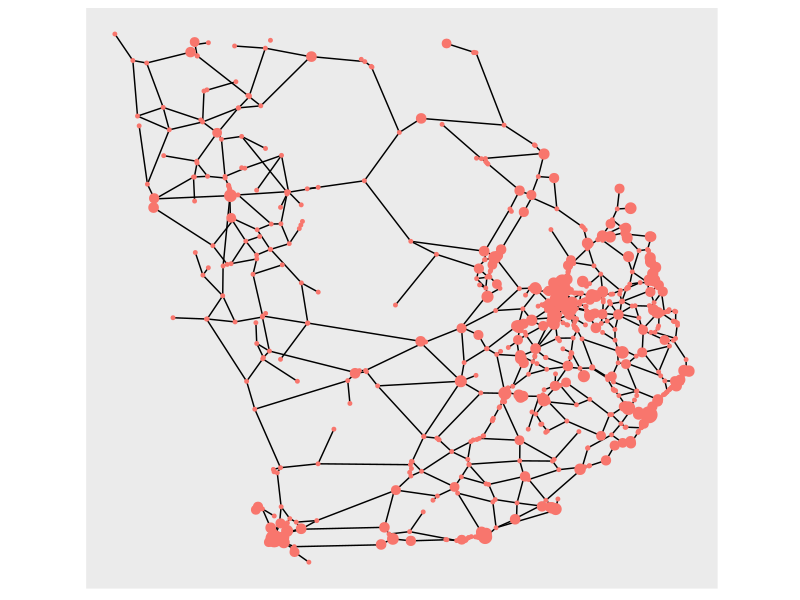

Here is the R script that generated this plot: (Note: this script raises an error after producing the figure.)
## ---- chunk 1
#| include = FALSE
rm(list=ls()) # clear working space
## ---- chunk 2
#| warning: false

# Load required packages
library(igraph)    # for network analysis
library(ggplot2)   # for data visualization
library(ggraph)    # for graph visualization
library(patchwork) # for arranging plots
library(tidygraph) # for tidy data handling with graphs
library(RColorBrewer) # for color palettes
library(rnaturalearth) # for natural earth map data
library(sf)        # for spatial data manipulation
## ---- chunk 3
# Read CSV data for edges from a specified URL
df_edges <- read.csv("./data/AfricaNetworkEdges.csv")

# Read CSV data for nodes from a specified URL, specifying UTF-8 encoding for special characters
df_nodes <- read.csv("./data/AfricaNetworkNodes.csv", encoding='UTF-8')
## ---- chunk 4
# Subset the df_nodes data frame to include only rows where Region is "South"
df_nodes <- subset(df_nodes, Region == "South")
## ---- chunk 5
# Subset df_edges to include only rows where 'from' column values are in df_nodes$Agglomeration_ID
df_edges <- subset(df_edges, from %in% df_nodes$Agglomeration_ID)

# Subset df_edges to include only rows where 'to' column values are in df_nodes$Agglomeration_ID
df_edges <- subset(df_edges, to %in% df_nodes$Agglomeration_ID)
## ---- chunk 6
# Create an igraph graph 'G' from data frames 'df_edges' and 'df_nodes'
G <- graph_from_data_frame(d = df_edges,
                           vertices = df_nodes,
                           directed = FALSE)
## ---- chunk 7
# Set node sizes in the graph 'G' based on a function of population size
V(G)$size <- 0.5*(V(G)$Pop2015/10000)^0.4

# Create a custom layout data frame with node names, x-coordinates, and y-coordinates
custom_layout <- data.frame(
  name = V(G)$name,  # Node names from the graph
  x = df_nodes$x,    # Custom x-coordinates
  y = df_nodes$y    # Custom y-coordinates
)

# Plot the graph 'G' with specific visual attributes
plotG <- ggraph(as_tbl_graph(G), custom_layout) +
  geom_edge_link() +
  geom_node_point(aes(colour="red", size=V(G)$size)) +
  theme(legend.position = "none") +
  coord_fixed()

# Display the graph plotG
plotG
## ---- chunk 8
# Download world map data with specified parameters
world <- ne_download(scale = "small", category = "cultural", type = "admin_0_countries", returnclass = "sf")

# Define a vector of target countries
target_countries <- c("Botswana", "eSwatini", "Lesotho", "Namibia", "South Africa")

# Subset the world map data to include only the target countries
world_subset <- world[world$SOVEREIGNT %in% target_countries, ]
## ---- chunk 9
# Plot the graph 'G' with specific visual attributes
plotG <- ggraph(as_tbl_graph(G), custom_layout) +
  geom_edge_link() +
  geom_node_point(aes(colour="red", size=V(G)$size)) +
  theme(legend.position = "none") +
  geom_sf(data = world_subset, fill = NA, color = "black") 

# Display the graph plotG
plotG
## ---- chunk 10
# Create a copy of df_nodes named df_nodes_perco_60
df_nodes_perco_60 <- df_nodes

# Subset df_edges to include only rows where timeUCB is less than 60
df_edges_perco_60 <- subset(df_edges, timeUCB < 60)

# Create a graph G_perco_60 from the modified data frames
G_perco_60 <- graph_from_data_frame(d = df_edges_perco_60,
                                    vertices = df_nodes_perco_60,
                                    directed = FALSE)
## ---- chunk 11
# Create a copy of df_nodes named df_nodes_perco_120
df_nodes_perco_120 <- df_nodes

# Subset df_edges to include only rows where timeUCB is less than 120
df_edges_perco_120 <- subset(df_edges, timeUCB < 120)

# Create a graph G_perco_120 from the modified data frames
G_perco_120 <- graph_from_data_frame(d = df_edges_perco_120,
                                    vertices = df_nodes_perco_120,
                                    directed = FALSE)
## ---- chunk 12
# Create a copy of df_nodes named df_nodes_perco_180
df_nodes_perco_180 <- df_nodes

# Subset df_edges to include only rows where timeUCB is less than 180
df_edges_perco_180 <- subset(df_edges, timeUCB < 180)

# Create a graph G_perco_180 from the modified data frames
G_perco_180 <- graph_from_data_frame(d = df_edges_perco_180,
                                    vertices = df_nodes_perco_180,
                                    directed = FALSE)
## ---- chunk 13
# Find connected components in G_perco_60
component_info_60 <- components(G_perco_60)

# Create a data frame with node names and their corresponding connected component IDs
df_nodes_perco_60$component_ID <- component_info_60$membership

# Define a color palette for connected components (replace with your own colors if desired)
component_colors_60 <- sample(rainbow(component_info_60$no), replace=FALSE)

# Assign colors to nodes based on their connected component
node_colors_60 <- component_colors_60[component_info_60$membership]

# Add color information to the df_nodes_perco_60 data frame
df_nodes_perco_60$color <- node_colors_60

# Calculate and add degree information to the df_nodes_perco_60 data frame
df_nodes_perco_60$degree <- degree(G_perco_60)

# Set nodes with degree 0 to gray color
df_nodes_perco_60$color[df_nodes_perco_60$degree == 0] <- "gray"

# Set node sizes in G_perco_60 based on a function of population size
V(G_perco_60)$size <- 0.5*(V(G_perco_60)$Pop2015/10000)^0.4

# Create a custom layout data frame with node names, x-coordinates, and y-coordinates
custom_layout <- data.frame(
  name = V(G_perco_60)$name,  # Node names from the graph
  x = df_nodes_perco_60$x,    # Custom x-coordinates
  y = df_nodes_perco_60$y     # Custom y-coordinates
)

# Plot the graph 'G_perco_60' with specific visual attributes
plot_60 <- ggraph(as_tbl_graph(G_perco_60), custom_layout) +
  geom_edge_link() +
  geom_node_point(aes(color = df_nodes_perco_60$color, 
                      size = V(G_perco_60)$size)) +
  scale_color_identity() +
  theme(legend.position = "none") +
  geom_sf(data = world_subset, fill = NA, color = "black") +
  labs(title = "timeUCB < 60")

## ---- chunk 14

# Find connected components in G_perco_120
component_info_120 <- components(G_perco_120)

# Create a data frame with node names and their corresponding connected component IDs
df_nodes_perco_120$component_ID <- component_info_120$membership

# Define a color palette for connected components (replace with your own colors if desired)
component_colors_120 <- sample(rainbow(component_info_120$no), replace=FALSE)

# Assign colors to nodes based on their connected component
node_colors_120 <- component_colors_120[component_info_120$membership]

# Add color information to the df_nodes_perco_120 data frame
df_nodes_perco_120$color <- node_colors_120

# Calculate and add degree information to the df_nodes_perco_120 data frame
df_nodes_perco_120$degree <- degree(G_perco_120)

# Set nodes with degree 0 to gray color
df_nodes_perco_120$color[df_nodes_perco_120$degree == 0] <- "gray"

# Set node sizes in G_perco_120 based on a function of population size
V(G_perco_120)$size <- 0.5*(V(G_perco_120)$Pop2015/10000)^0.4

# Create a custom layout data frame with node names, x-coordinates, and y-coordinates
custom_layout <- data.frame(
  name = V(G_perco_120)$name,  # Node names from the graph
  x = df_nodes_perco_120$x,    # Custom x-coordinates
  y = df_nodes_perco_120$y     # Custom y-coordinates
)

# Plot the graph 'G_perco_120' with specific visual attributes
plot_120 <- ggraph(as_tbl_graph(G_perco_120), custom_layout) +
  geom_edge_link() +
  geom_node_point(aes(color = df_nodes_perco_120$color, 
                      size = V(G_perco_120)$size)) +
  scale_color_identity() +
  theme(legend.position = "none") +
  geom_sf(data = world_subset, fill = NA, color = "black") +
  labs(title = "timeUCB < 120")

## ---- chunk 15
# Find connected components in G_perco_180
component_info_180 <- components(G_perco_180)

# Create a data frame with node names and their corresponding connected component IDs
df_nodes_perco_180$component_ID <- component_info_180$membership

# Define a color palette for connected components (replace with your own colors if desired)
component_colors_180 <- sample(rainbow(component_info_180$no), replace=FALSE)

# Assign colors to nodes based on their connected component
node_colors_180 <- component_colors_180[component_info_180$membership]

# Add color information to the df_nodes_perco_180 data frame
df_nodes_perco_180$color <- node_colors_180

# Calculate and add degree information to the df_nodes_perco_180 data frame
df_nodes_perco_180$degree <- degree(G_perco_180)

# Set nodes with degree 0 to gray color
df_nodes_perco_180$color[df_nodes_perco_180$degree == 0] <- "gray"

# Set node sizes in G_perco_180 based on a function of population size
V(G_perco_180)$size <- 0.5*(V(G_perco_180)$Pop2015/10000)^0.4

# Create a custom layout data frame with node names, x-coordinates, and y-coordinates
custom_layout <- data.frame(
  name = V(G_perco_180)$name,  # Node names from the graph
  x = df_nodes_perco_180$x,    # Custom x-coordinates
  y = df_nodes_perco_180$y     # Custom y-coordinates
)

# Plot the graph 'G_perco_180' with specific visual attributes
plot_180 <- ggraph(as_tbl_graph(G_perco_180), custom_layout) +
  geom_edge_link() +
  geom_node_point(aes(color = df_nodes_perco_180$color, 
                      size = V(G_perco_180)$size)) +
  scale_color_identity() +
  theme(legend.position = "none") +
  geom_sf(data = world_subset, fill = NA, color = "black") +
  labs(title = "timeUCB < 180")
## ---- chunk 16
# Combine the plots for G_perco_60, G_perco_120, and G_perco_180
plot_60 + plot_120 + plot_180
## ---- chunk 17
# Create empty vectors to store thresholds, gccs, ncs, and times
thresholds <- c()
gccs <- c()
ncs <- c()
times <- c()
## ---- chunk 18

# Iterate over thresholds
for (i in seq(0, max(df_edges$timeUCB))) {
  
  # Create modified data frames based on the current threshold
  df_nodes_perco <- df_nodes
  df_edges_perco <- subset(df_edges, timeUCB < i)

  # Create a graph G_perco from the modified data frames
  G_perco <- graph_from_data_frame(d = df_edges_perco,
                         vertices = df_nodes_perco,
                         directed = FALSE)
  
  # Get connected components of the modified graph G_perco
  connected_components <- components(G_perco)

  # Append the current threshold value to the 'thresholds' list
  thresholds <- c(thresholds, i)
  
  # Append the maximum connected component size to the 'gccs' list
  gccs <- c(gccs, max(connected_components$csize))
  
  # Append the number of connected components to the 'ncs' list
  ncs <- c(ncs, connected_components$no)
  
  # Calculate and append the mean distance weighted by timeUCB in G_perco to 'times' list
  times <- c(times, mean_distance(G_perco, directed=FALSE, weights=df_edges_perco$timeUCB, unconnected=TRUE))
}


## ---- chunk 19
# Create a data frame for the plot with thresholds and gccs
df <- data.frame(x = thresholds, y = gccs)

# Create a ggplot2 plot
ggplot(data = df, aes(x = x, y = y)) +
  geom_line(color = "blue") +
  labs(x = "Travel time with border effect (minutes)", y = "Size of GCC") +
  theme_minimal()

## ---- chunk 20
# Create a data frame for the plot with thresholds and ncs
df <- data.frame(x = thresholds, y = ncs)

# Create a ggplot2 plot
ggplot(data = df, aes(x = x, y = y)) +
  geom_line(color = "blue") +
  labs(x = "Travel time with border effect (minutes)", y = "No. of connected components") +
  theme_minimal()
## ---- chunk 21
# Create a data frame for the plot with thresholds and times
df <- data.frame(x = thresholds, y = times)

# Create a ggplot2 plot
ggplot(data = df, aes(x = x, y = y)) +
  geom_line(color = "blue") +
  labs(x = "Travel time with border effect (minutes)", y = "Average travel time (minutes)") +
  theme_minimal()
